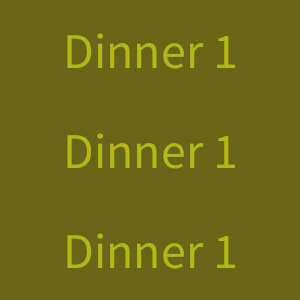
Frame 1 (no input)
Frame 60 (the mouse pressed at the canvas centre just before this capture): identical to frame 1, image omitted
Frame 120 (the mouse held since frame 60 and released just before this capture): identical to frame 1, image omitted

The Processing sketch that drew this single still picture (run headless with seeded random() and noise(); from frame 60 on, the mouse is pressed at the canvas centre):

// Processing sketch: week13_1_dinner
// ── week13_1_dinner.pde
void setup(){
 size(300,300);
 fill(#B4B714);
 textSize(50);
 textAlign(CENTER,CENTER);
}
void draw(){
  background(#6A6617);
  text("Dinner 1", 150, 50);
  text("Dinner 1", 150, 150);
  text("Dinner 1", 150, 250);
  //text("Hello",mouseX,mouseY);
}
